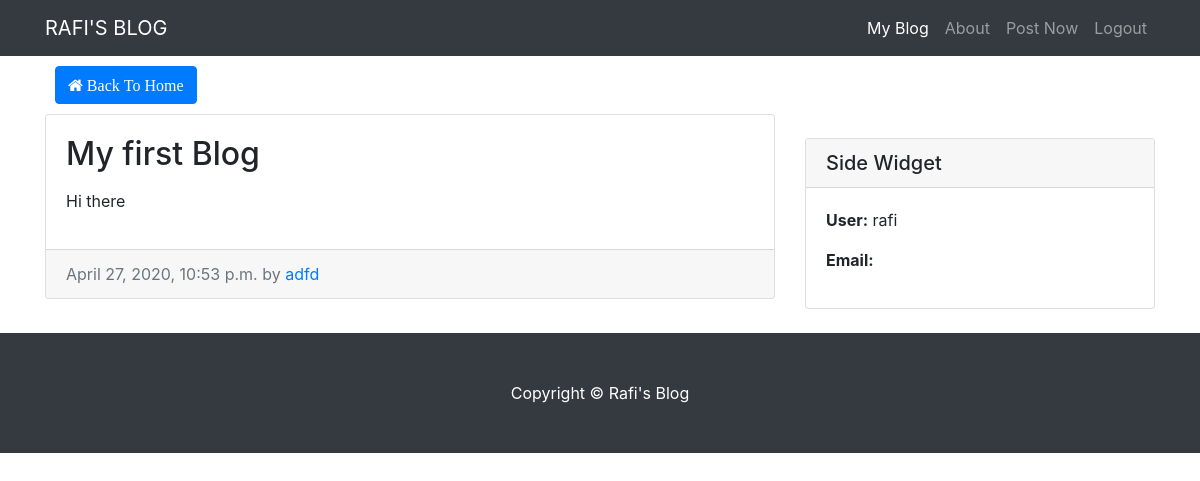
/detail/10 (signed in), run on the app's committed database.
### Blog/models.py (models this page shows, shortened)
class Entry(models.Model):
    entry_title= models.CharField(max_length=50)
    entry_list= models.TextField()
    entry_date= models.DateTimeField(auto_now_add=True)
    entry_author= models.ForeignKey(User, on_delete=models.CASCADE)
    class Meta:
        verbose_name_plural = 'entries'

### Blog/views.py (the view)
# urls.py: path('detail/<int:pk>', DetailsView.as_view(), name='detail'),
class DetailsView(LoginRequiredMixin, DetailView):
    model= Entry
    template_name='Blog/entryDetail.html'

### Blog/templates/Blog/entryDetail.html
{%  extends 'Blog/base.html'%}
{%block content%}
  <div class="container">
    <a style="margin:10px;" class="btn btn-primary" href="{%url 'home'%}"><i class="fa fa-home"> Back To Home</i></a>
    <div class="row">
      <div class="col-md-8">
          <div class="card mb-4">
            <div class="card-body">
              <h2 class="card-title">{{object.entry_title}}</h2>
              <p class="card-text">{{object.entry_list|linebreaks}}</p>
            </div>
            <div class="card-footer text-muted">
             {{object.entry_date}} by
              <a href="#">{{object.entry_author}}</a>
            </div>
          </div>
      </div>
      <div class="col-md-4">
        <div class="card my-4">
          <h5 class="card-header">Side Widget</h5>
          <div class="card-body">
              <p><strong>User:</strong> {{user.username}}</p>
              <p><strong>Email:</strong> {{ user.email }}</p>
          </div>
        </div>
      </div>
    </div>
  </div>
{%endblock%}

### Blog/static/Blog/css/blog-home.css (style rules this page uses)
body { padding-top: 56px; }

### data on the page
Entry: entry_title "My first Blog", entry_list "Hi there", entry_date "April 27, 2020, 10:53 p.m.", entry_author "adfd"

### other printed values
{{ user.username }} "rafi"
